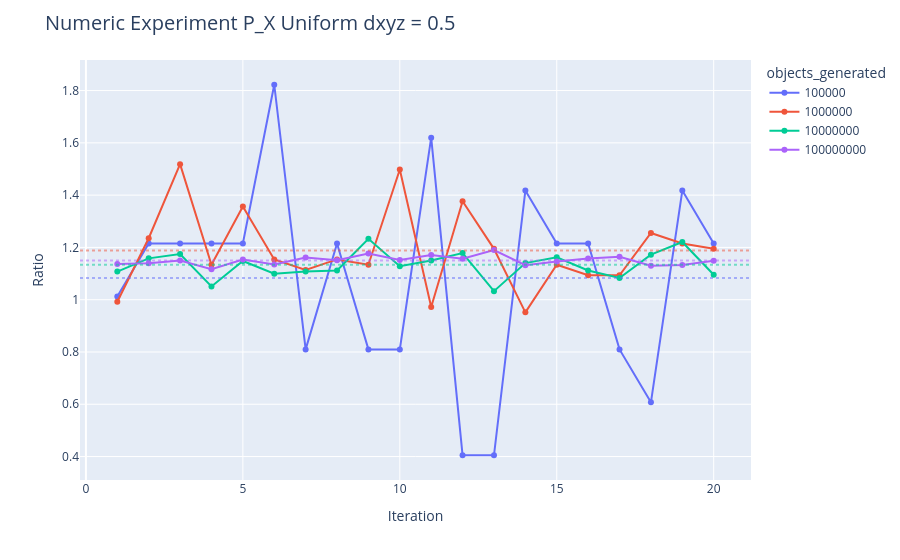

The cell this chart's notebook holds for it:
### Code cell
df_complete = df[df['transformation_type'] == 'uniform_complete']

# Gráfico base
fig = px.line(
    df_complete, 
    x=' iteration', 
    y='ratio', 
    color='objects_generated', 
    markers=True
)

# Obtener los colores del gráfico
color_map = {}
for trace in fig.data:
    # A veces trace.name no es exactamente igual al valor de la columna, por eso lo forzamos a string
    color_map[str(trace.name)] = trace.line.color

# Agregar línea horizontal del promedio para cada categoría
for category in df_complete['objects_generated'].unique():
    color = color_map.get(str(category), 'gray')  # color por defecto si no se encuentra
    avg_value = df_complete.loc[df_complete['objects_generated'] == category, 'ratio'].mean()

    fig.add_hline(
        y=avg_value,
        line=dict(color=color, width=2, dash='dot'),
        opacity=0.5
    )

# Ajustes visuales
fig.update_layout(
    title=dict(text="Numeric Experiment P_X Uniform dxyz = 0.5", font=dict(size=20)),
    yaxis_title="Ratio",
    xaxis_title="Iteration",
    showlegend=True
)

fig.show()

### Figure 1 — Plotly figure (JSON) as saved in the notebook; plotly's stock layout.template omitted (floating-point values rounded to 4 significant figures)
{"data": [{"hovertemplate": "objects_generated=100000<br> iteration=%{x}<br>ratio=%{y}<extra></extra>", "legendgroup": "100000", "line": {"color": "#636efa", "dash": "solid"}, "marker": {"symbol": "circle"}, "mode": "lines+markers", "name": "100000", "orientation": "v", "showlegend": true, "type": "scatter", "x": [1.0, 2.0, 3.0, 4.0, 5.0, 6.0, 7.0, 8.0, 9.0, 10.0, 11.0, 12.0, 13.0, 14.0, 15.0, 16.0, 17.0, 18.0, 19.0, 20.0], "xaxis": "x", "y": [1.012, 1.215, 1.215, 1.215, 1.215, 1.822, 0.8099, 1.215, 0.8099, 0.8099, 1.62, 0.4049, 0.4049, 1.417, 1.215, 1.215, 0.8099, 0.6074, 1.417, 1.215], "yaxis": "y"}, {"hovertemplate": "objects_generated=1000000<br> iteration=%{x}<br>ratio=%{y}<extra></extra>", "legendgroup": "1000000", "line": {"color": "#EF553B", "dash": "solid"}, "marker": {"symbol": "circle"}, "mode": "lines+markers", "name": "1000000", "orientation": "v", "showlegend": true, "type": "scatter", "x": [1.0, 2.0, 3.0, 4.0, 5.0, 6.0, 7.0, 8.0, 9.0, 10.0, 11.0, 12.0, 13.0, 14.0, 15.0, 16.0, 17.0, 18.0, 19.0, 20.0], "xaxis": "x", "y": [0.9921, 1.235, 1.519, 1.134, 1.357, 1.154, 1.114, 1.154, 1.134, 1.498, 0.9719, 1.377, 1.195, 0.9516, 1.134, 1.093, 1.093, 1.255, 1.215, 1.195], "yaxis": "y"}, {"hovertemplate": "objects_generated=10000000<br> iteration=%{x}<br>ratio=%{y}<extra></extra>", "legendgroup": "10000000", "line": {"color": "#00cc96", "dash": "solid"}, "marker": {"symbol": "circle"}, "mode": "lines+markers", "name": "10000000", "orientation": "v", "showlegend": true, "type": "scatter", "x": [1.0, 2.0, 3.0, 4.0, 5.0, 6.0, 7.0, 8.0, 9.0, 10.0, 11.0, 12.0, 13.0, 14.0, 15.0, 16.0, 17.0, 18.0, 19.0, 20.0], "xaxis": "x", "y": [1.108, 1.158, 1.174, 1.051, 1.148, 1.099, 1.108, 1.112, 1.233, 1.128, 1.15, 1.178, 1.033, 1.14, 1.162, 1.112, 1.083, 1.172, 1.221, 1.095], "yaxis": "y"}, {"hovertemplate": "objects_generated=100000000<br> iteration=%{x}<br>ratio=%{y}<extra></extra>", "legendgroup": "100000000", "line": {"color": "#ab63fa", "dash": "solid"}, "marker": {"symbol": "circle"}, "mode": "lines+markers", "name": "100000000", "orientation": "v", "showlegend": true, "type": "scatter", "x": [1.0, 2.0, 3.0, 4.0, 5.0, 6.0, 7.0, 8.0, 9.0, 10.0, 11.0, 12.0, 13.0, 14.0, 15.0, 16.0, 17.0, 18.0, 19.0, 20.0], "xaxis": "x", "y": [1.137, 1.14, 1.15, 1.116, 1.154, 1.134, 1.161, 1.151, 1.177, 1.152, 1.171, 1.157, 1.19, 1.132, 1.146, 1.158, 1.164, 1.13, 1.133, 1.149], "yaxis": "y"}], "layout": {"legend": {"title": {"text": "objects_generated"}, "tracegroupgap": 0}, "margin": {"t": 60}, "shapes": [{"line": {"color": "#636efa", "dash": "dot", "width": 2}, "opacity": 0.5, "type": "line", "x0": 0, "x1": 1, "xref": "x domain", "y0": 1.083, "y1": 1.083, "yref": "y"}, {"line": {"color": "#EF553B", "dash": "dot", "width": 2}, "opacity": 0.5, "type": "line", "x0": 0, "x1": 1, "xref": "x domain", "y0": 1.189, "y1": 1.189, "yref": "y"}, {"line": {"color": "#00cc96", "dash": "dot", "width": 2}, "opacity": 0.5, "type": "line", "x0": 0, "x1": 1, "xref": "x domain", "y0": 1.133, "y1": 1.133, "yref": "y"}, {"line": {"color": "#ab63fa", "dash": "dot", "width": 2}, "opacity": 0.5, "type": "line", "x0": 0, "x1": 1, "xref": "x domain", "y0": 1.15, "y1": 1.15, "yref": "y"}], "showlegend": true, "title": {"font": {"size": 20}, "text": "Numeric Experiment P_X Uniform dxyz = 0.5"}, "xaxis": {"anchor": "y", "domain": [0, 1], "title": {"text": "Iteration"}}, "yaxis": {"anchor": "x", "domain": [0, 1], "title": {"text": "Ratio"}}}}
